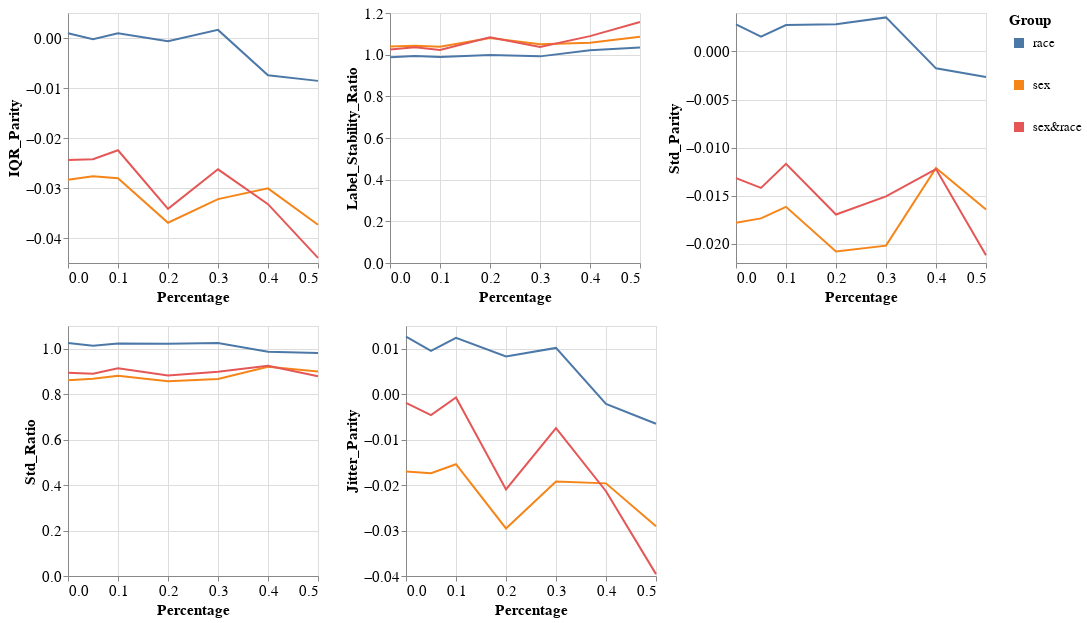

Notebook source saved alongside this figure:
### Markdown cell above
### Group metrics per dataset and model

### Code cell
visualizer.create_groups_grid_pct_lines_plot(model_name=MODEL_NAMES[0],
                                             target_preprocessing_technique=PREPROCESSING_TECHNIQUES[0],
                                             group_metrics_type='variance')

### Figure 1 — Vega-Lite specification as saved in the notebook (floating-point values rounded to 4 significant figures)
{"config": {"view": {"continuousWidth": 400, "continuousHeight": 300}, "axis": {"labelFontSize": 15, "titleFontSize": 15}, "legend": {"labelFontSize": 13, "symbolStrokeWidth": 10, "titleFontSize": 15}}, "vconcat": [{"hconcat": [{"mark": "line", "encoding": {"color": {"field": "Group", "type": "nominal"}, "x": {"field": "Percentage", "type": "quantitative"}, "y": {"field": "Metric_Value", "title": "IQR_Parity", "type": "quantitative"}}, "height": 250, "width": 250}, {"data": {"name": "data-b12d4d9dd551368b9e5faad2d5d4342e"}, "mark": "line", "encoding": {"color": {"field": "Group", "type": "nominal"}, "x": {"field": "Percentage", "type": "quantitative"}, "y": {"field": "Metric_Value", "title": "Label_Stability_Ratio", "type": "quantitative"}}, "height": 250, "width": 250}, {"data": {"name": "data-edb86d7509957efeab170c346a5ea68a"}, "mark": "line", "encoding": {"color": {"field": "Group", "type": "nominal"}, "x": {"field": "Percentage", "type": "quantitative"}, "y": {"field": "Metric_Value", "title": "Std_Parity", "type": "quantitative"}}, "height": 250, "width": 250}]}, {"hconcat": [{"mark": "line", "encoding": {"color": {"field": "Group", "type": "nominal"}, "x": {"field": "Percentage", "type": "quantitative"}, "y": {"field": "Metric_Value", "title": "Std_Ratio", "type": "quantitative"}}, "height": 250, "width": 250}, {"data": {"name": "data-17bff6c00e28ed410f66fc92b36287b4"}, "mark": "line", "encoding": {"color": {"field": "Group", "type": "nominal"}, "x": {"field": "Percentage", "type": "quantitative"}, "y": {"field": "Metric_Value", "title": "Jitter_Parity", "type": "quantitative"}}, "height": 250, "width": 250}], "data": {"name": "data-b356da9915631f9fb8b5c3a687f18f34"}}], "data": {"name": "data-aecb2e49723a49af9cd104d4ab37a60f"}, "$schema": "https://vega.github.io/schema/vega-lite/v4.17.0.json", "datasets": {"data-aecb2e49723a49af9cd104d4ab37a60f": [{"Model_Name": "DecisionTreeClassifier", "Metric": "IQR_Parity", "Group": "race", "Metric_Value": 0.0009545, "Percentage": 0.0}, {"Model_Name": "DecisionTreeClassifier", "Metric": "IQR_Parity", "Group": "sex", "Metric_Value": -0.02836, "Percentage": 0.0}, {"Model_Name": "DecisionTreeClassifier", "Metric": "IQR_Parity", "Group": "sex&race", "Metric_Value": -0.02439, "Percentage": 0.0}, {"Model_Name": "DecisionTreeClassifier", "Metric": "IQR_Parity", "Group": "race", "Metric_Value": -0.0002222, "Percentage": 0.05}, {"Model_Name": "DecisionTreeClassifier", "Metric": "IQR_Parity", "Group": "sex", "Metric_Value": -0.02767, "Percentage": 0.05}, {"Model_Name": "DecisionTreeClassifier", "Metric": "IQR_Parity", "Group": "sex&race", "Metric_Value": -0.02425, "Percentage": 0.05}, {"Model_Name": "DecisionTreeClassifier", "Metric": "IQR_Parity", "Group": "race", "Metric_Value": 0.0009583, "Percentage": 0.1}, {"Model_Name": "DecisionTreeClassifier", "Metric": "IQR_Parity", "Group": "sex", "Metric_Value": -0.02803, "Percentage": 0.1}, {"Model_Name": "DecisionTreeClassifier", "Metric": "IQR_Parity", "Group": "sex&race", "Metric_Value": -0.02245, "Percentage": 0.1}, {"Model_Name": "DecisionTreeClassifier", "Metric": "IQR_Parity", "Group": "race", "Metric_Value": -0.0006652, "Percentage": 0.2}, {"Model_Name": "DecisionTreeClassifier", "Metric": "IQR_Parity", "Group": "sex", "Metric_Value": -0.03695, "Percentage": 0.2}, {"Model_Name": "DecisionTreeClassifier", "Metric": "IQR_Parity", "Group": "sex&race", "Metric_Value": -0.03417, "Percentage": 0.2}, {"Model_Name": "DecisionTreeClassifier", "Metric": "IQR_Parity", "Group": "race", "Metric_Value": 0.001622, "Percentage": 0.3}, {"Model_Name": "DecisionTreeClassifier", "Metric": "IQR_Parity", "Group": "sex", "Metric_Value": -0.03222, "Percentage": 0.3}, {"Model_Name": "DecisionTreeClassifier", "Metric": "IQR_Parity", "Group": "sex&race", "Metric_Value": -0.02627, "Percentage": 0.3}, {"Model_Name": "DecisionTreeClassifier", "Metric": "IQR_Parity", "Group": "race", "Metric_Value": -0.007458, "Percentage": 0.4}, {"Model_Name": "DecisionTreeClassifier", "Metric": "IQR_Parity", "Group": "sex", "Metric_Value": -0.03007, "Percentage": 0.4}, {"Model_Name": "DecisionTreeClassifier", "Metric": "IQR_Parity", "Group": "sex&race", "Metric_Value": -0.03323, "Percentage": 0.4}, {"Model_Name": "DecisionTreeClassifier", "Metric": "IQR_Parity", "Group": "race", "Metric_Value": -0.008575, "Percentage": 0.5}, {"Model_Name": "DecisionTreeClassifier", "Metric": "IQR_Parity", "Group": "sex", "Metric_Value": -0.03734, "Percentage": 0.5}, {"Model_Name": "DecisionTreeClassifier", "Metric": "IQR_Parity", "Group": "sex&race", "Metric_Value": -0.04398, "Percentage": 0.5}], "data-b12d4d9dd551368b9e5faad2d5d4342e": [{"Model_Name": "DecisionTreeClassifier", "Metric": "Label_Stability_Ratio", "Group": "race", "Metric_Value": 0.9873, "Percentage": 0.0}, {"Model_Name": "DecisionTreeClassifier", "Metric": "Label_Stability_Ratio", "Group": "sex", "Metric_Value": 1.04, "Percentage": 0.0}, {"Model_Name": "DecisionTreeClassifier", "Metric": "Label_Stability_Ratio", "Group": "sex&race", "Metric_Value": 1.025, "Percentage": 0.0}, {"Model_Name": "DecisionTreeClassifier", "Metric": "Label_Stability_Ratio", "Group": "race", "Metric_Value": 0.9938, "Percentage": 0.05}, {"Model_Name": "DecisionTreeClassifier", "Metric": "Label_Stability_Ratio", "Group": "sex", "Metric_Value": 1.043, "Percentage": 0.05}, {"Model_Name": "DecisionTreeClassifier", "Metric": "Label_Stability_Ratio", "Group": "sex&race", "Metric_Value": 1.035, "Percentage": 0.05}, {"Model_Name": "DecisionTreeClassifier", "Metric": "Label_Stability_Ratio", "Group": "race", "Metric_Value": 0.9886, "Percentage": 0.1}, {"Model_Name": "DecisionTreeClassifier", "Metric": "Label_Stability_Ratio", "Group": "sex", "Metric_Value": 1.038, "Percentage": 0.1}, {"Model_Name": "DecisionTreeClassifier", "Metric": "Label_Stability_Ratio", "Group": "sex&race", "Metric_Value": 1.022, "Percentage": 0.1}, {"Model_Name": "DecisionTreeClassifier", "Metric": "Label_Stability_Ratio", "Group": "race", "Metric_Value": 0.9987, "Percentage": 0.2}, {"Model_Name": "DecisionTreeClassifier", "Metric": "Label_Stability_Ratio", "Group": "sex", "Metric_Value": 1.08, "Percentage": 0.2}, {"Model_Name": "DecisionTreeClassifier", "Metric": "Label_Stability_Ratio", "Group": "sex&race", "Metric_Value": 1.083, "Percentage": 0.2}, {"Model_Name": "DecisionTreeClassifier", "Metric": "Label_Stability_Ratio", "Group": "race", "Metric_Value": 0.9918, "Percentage": 0.3}, {"Model_Name": "DecisionTreeClassifier", "Metric": "Label_Stability_Ratio", "Group": "sex", "Metric_Value": 1.05, "Percentage": 0.3}, {"Model_Name": "DecisionTreeClassifier", "Metric": "Label_Stability_Ratio", "Group": "sex&race", "Metric_Value": 1.037, "Percentage": 0.3}, {"Model_Name": "DecisionTreeClassifier", "Metric": "Label_Stability_Ratio", "Group": "race", "Metric_Value": 1.021, "Percentage": 0.4}, {"Model_Name": "DecisionTreeClassifier", "Metric": "Label_Stability_Ratio", "Group": "sex", "Metric_Value": 1.057, "Percentage": 0.4}, {"Model_Name": "DecisionTreeClassifier", "Metric": "Label_Stability_Ratio", "Group": "sex&race", "Metric_Value": 1.089, "Percentage": 0.4}, {"Model_Name": "DecisionTreeClassifier", "Metric": "Label_Stability_Ratio", "Group": "race", "Metric_Value": 1.035, "Percentage": 0.5}, {"Model_Name": "DecisionTreeClassifier", "Metric": "Label_Stability_Ratio", "Group": "sex", "Metric_Value": 1.086, "Percentage": 0.5}, {"Model_Name": "DecisionTreeClassifier", "Metric": "Label_Stability_Ratio", "Group": "sex&race", "Metric_Value": 1.157, "Percentage": 0.5}], "data-edb86d7509957efeab170c346a5ea68a": [{"Model_Name": "DecisionTreeClassifier", "Metric": "Std_Parity", "Group": "race", "Metric_Value": 0.002808, "Percentage": 0.0}, {"Model_Name": "DecisionTreeClassifier", "Metric": "Std_Parity", "Group": "sex", "Metric_Value": -0.01781, "Percentage": 0.0}, {"Model_Name": "DecisionTreeClassifier", "Metric": "Std_Parity", "Group": "sex&race", "Metric_Value": -0.01317, "Percentage": 0.0}, {"Model_Name": "DecisionTreeClassifier", "Metric": "Std_Parity", "Group": "race", "Metric_Value": 0.001545, "Percentage": 0.05}, {"Model_Name": "DecisionTreeClassifier", "Metric": "Std_Parity", "Group": "sex", "Metric_Value": -0.01736, "Percentage": 0.05}, {"Model_Name": "DecisionTreeClassifier", "Metric": "Std_Parity", "Group": "sex&race", "Metric_Value": -0.01419, "Percentage": 0.05}, {"Model_Name": "DecisionTreeClassifier", "Metric": "Std_Parity", "Group": "race", "Metric_Value": 0.002745, "Percentage": 0.1}, {"Model_Name": "DecisionTreeClassifier", "Metric": "Std_Parity", "Group": "sex", "Metric_Value": -0.01616, "Percentage": 0.1}, {"Model_Name": "DecisionTreeClassifier", "Metric": "Std_Parity", "Group": "sex&race", "Metric_Value": -0.01168, "Percentage": 0.1}, {"Model_Name": "DecisionTreeClassifier", "Metric": "Std_Parity", "Group": "race", "Metric_Value": 0.002839, "Percentage": 0.2}, {"Model_Name": "DecisionTreeClassifier", "Metric": "Std_Parity", "Group": "sex", "Metric_Value": -0.0208, "Percentage": 0.2}, {"Model_Name": "DecisionTreeClassifier", "Metric": "Std_Parity", "Group": "sex&race", "Metric_Value": -0.01696, "Percentage": 0.2}, {"Model_Name": "DecisionTreeClassifier", "Metric": "Std_Parity", "Group": "race", "Metric_Value": 0.003541, "Percentage": 0.3}, {"Model_Name": "DecisionTreeClassifier", "Metric": "Std_Parity", "Group": "sex", "Metric_Value": -0.02019, "Percentage": 0.3}, {"Model_Name": "DecisionTreeClassifier", "Metric": "Std_Parity", "Group": "sex&race", "Metric_Value": -0.01507, "Percentage": 0.3}, {"Model_Name": "DecisionTreeClassifier", "Metric": "Std_Parity", "Group": "race", "Metric_Value": -0.001756, "Percentage": 0.4}, {"Model_Name": "DecisionTreeClassifier", "Metric": "Std_Parity", "Group": "sex", "Metric_Value": -0.01212, "Percentage": 0.4}, {"Model_Name": "DecisionTreeClassifier", "Metric": "Std_Parity", "Group": "sex&race", "Metric_Value": -0.01223, "Percentage": 0.4}, {"Model_Name": "DecisionTreeClassifier", "Metric": "Std_Parity", "Group": "race", "Metric_Value": -0.002654, "Percentage": 0.5}, {"Model_Name": "DecisionTreeClassifier", "Metric": "Std_Parity", "Group": "sex", "Metric_Value": -0.01643, "Percentage": 0.5}, {"Model_Name": "DecisionTreeClassifier", "Metric": "Std_Parity", "Group": "sex&race", "Metric_Value": -0.02119, "Percentage": 0.5}], "data-b356da9915631f9fb8b5c3a687f18f34": [{"Model_Name": "DecisionTreeClassifier", "Metric": "Std_Ratio", "Group": "race", "Metric_Value": 1.026, "Percentage": 0.0}, {"Model_Name": "DecisionTreeClassifier", "Metric": "Std_Ratio", "Group": "sex", "Metric_Value": 0.8613, "Percentage": 0.0}, {"Model_Name": "DecisionTreeClassifier", "Metric": "Std_Ratio", "Group": "sex&race", "Metric_Value": 0.8947, "Percentage": 0.0}, {"Model_Name": "DecisionTreeClassifier", "Metric": "Std_Ratio", "Group": "race", "Metric_Value": 1.013, "Percentage": 0.05}, {"Model_Name": "DecisionTreeClassifier", "Metric": "Std_Ratio", "Group": "sex", "Metric_Value": 0.8684, "Percentage": 0.05}, {"Model_Name": "DecisionTreeClassifier", "Metric": "Std_Ratio", "Group": "sex&race", "Metric_Value": 0.8901, "Percentage": 0.05}, {"Model_Name": "DecisionTreeClassifier", "Metric": "Std_Ratio", "Group": "race", "Metric_Value": 1.022, "Percentage": 0.1}, {"Model_Name": "DecisionTreeClassifier", "Metric": "Std_Ratio", "Group": "sex", "Metric_Value": 0.8813, "Percentage": 0.1}, {"Model_Name": "DecisionTreeClassifier", "Metric": "Std_Ratio", "Group": "sex&race", "Metric_Value": 0.9137, "Percentage": 0.1}, {"Model_Name": "DecisionTreeClassifier", "Metric": "Std_Ratio", "Group": "race", "Metric_Value": 1.022, "Percentage": 0.2}, {"Model_Name": "DecisionTreeClassifier", "Metric": "Std_Ratio", "Group": "sex", "Metric_Value": 0.8568, "Percentage": 0.2}, {"Model_Name": "DecisionTreeClassifier", "Metric": "Std_Ratio", "Group": "sex&race", "Metric_Value": 0.8821, "Percentage": 0.2}, {"Model_Name": "DecisionTreeClassifier", "Metric": "Std_Ratio", "Group": "race", "Metric_Value": 1.025, "Percentage": 0.3}, {"Model_Name": "DecisionTreeClassifier", "Metric": "Std_Ratio", "Group": "sex", "Metric_Value": 0.8671, "Percentage": 0.3}, {"Model_Name": "DecisionTreeClassifier", "Metric": "Std_Ratio", "Group": "sex&race", "Metric_Value": 0.8987, "Percentage": 0.3}, {"Model_Name": "DecisionTreeClassifier", "Metric": "Std_Ratio", "Group": "race", "Metric_Value": 0.9867, "Percentage": 0.4}, {"Model_Name": "DecisionTreeClassifier", "Metric": "Std_Ratio", "Group": "sex", "Metric_Value": 0.9204, "Percentage": 0.4}, {"Model_Name": "DecisionTreeClassifier", "Metric": "Std_Ratio", "Group": "sex&race", "Metric_Value": 0.9253, "Percentage": 0.4}, {"Model_Name": "DecisionTreeClassifier", "Metric": "Std_Ratio", "Group": "race", "Metric_Value": 0.9814, "Percentage": 0.5}, {"Model_Name": "DecisionTreeClassifier", "Metric": "Std_Ratio", "Group": "sex", "Metric_Value": 0.9001, "Percentage": 0.5}, {"Model_Name": "DecisionTreeClassifier", "Metric": "Std_Ratio", "Group": "sex&race", "Metric_Value": 0.8785, "Percentage": 0.5}], "data-17bff6c00e28ed410f66fc92b36287b4": [{"Model_Name": "DecisionTreeClassifier", "Metric": "Jitter_Parity", "Group": "race", "Metric_Value": 0.01268, "Percentage": 0.0}, {"Model_Name": "DecisionTreeClassifier", "Metric": "Jitter_Parity", "Group": "sex", "Metric_Value": -0.01702, "Percentage": 0.0}, {"Model_Name": "DecisionTreeClassifier", "Metric": "Jitter_Parity", "Group": "sex&race", "Metric_Value": -0.001923, "Percentage": 0.0}, {"Model_Name": "DecisionTreeClassifier", "Metric": "Jitter_Parity", "Group": "race", "Metric_Value": 0.009529, "Percentage": 0.05}, {"Model_Name": "DecisionTreeClassifier", "Metric": "Jitter_Parity", "Group": "sex", "Metric_Value": -0.01737, "Percentage": 0.05}, {"Model_Name": "DecisionTreeClassifier", "Metric": "Jitter_Parity", "Group": "sex&race", "Metric_Value": -0.004615, "Percentage": 0.05}, {"Model_Name": "DecisionTreeClassifier", "Metric": "Jitter_Parity", "Group": "race", "Metric_Value": 0.01238, "Percentage": 0.1}, {"Model_Name": "DecisionTreeClassifier", "Metric": "Jitter_Parity", "Group": "sex", "Metric_Value": -0.01541, "Percentage": 0.1}, {"Model_Name": "DecisionTreeClassifier", "Metric": "Jitter_Parity", "Group": "sex&race", "Metric_Value": -0.0007297, "Percentage": 0.1}, {"Model_Name": "DecisionTreeClassifier", "Metric": "Jitter_Parity", "Group": "race", "Metric_Value": 0.008306, "Percentage": 0.2}, {"Model_Name": "DecisionTreeClassifier", "Metric": "Jitter_Parity", "Group": "sex", "Metric_Value": -0.02953, "Percentage": 0.2}, {"Model_Name": "DecisionTreeClassifier", "Metric": "Jitter_Parity", "Group": "sex&race", "Metric_Value": -0.02097, "Percentage": 0.2}, {"Model_Name": "DecisionTreeClassifier", "Metric": "Jitter_Parity", "Group": "race", "Metric_Value": 0.01017, "Percentage": 0.3}, {"Model_Name": "DecisionTreeClassifier", "Metric": "Jitter_Parity", "Group": "sex", "Metric_Value": -0.01922, "Percentage": 0.3}, {"Model_Name": "DecisionTreeClassifier", "Metric": "Jitter_Parity", "Group": "sex&race", "Metric_Value": -0.007441, "Percentage": 0.3}, {"Model_Name": "DecisionTreeClassifier", "Metric": "Jitter_Parity", "Group": "race", "Metric_Value": -0.002118, "Percentage": 0.4}, {"Model_Name": "DecisionTreeClassifier", "Metric": "Jitter_Parity", "Group": "sex", "Metric_Value": -0.01962, "Percentage": 0.4}, {"Model_Name": "DecisionTreeClassifier", "Metric": "Jitter_Parity", "Group": "sex&race", "Metric_Value": -0.02134, "Percentage": 0.4}, {"Model_Name": "DecisionTreeClassifier", "Metric": "Jitter_Parity", "Group": "race", "Metric_Value": -0.006494, "Percentage": 0.5}, {"Model_Name": "DecisionTreeClassifier", "Metric": "Jitter_Parity", "Group": "sex", "Metric_Value": -0.02904, "Percentage": 0.5}, {"Model_Name": "DecisionTreeClassifier", "Metric": "Jitter_Parity", "Group": "sex&race", "Metric_Value": -0.03959, "Percentage": 0.5}]}}
